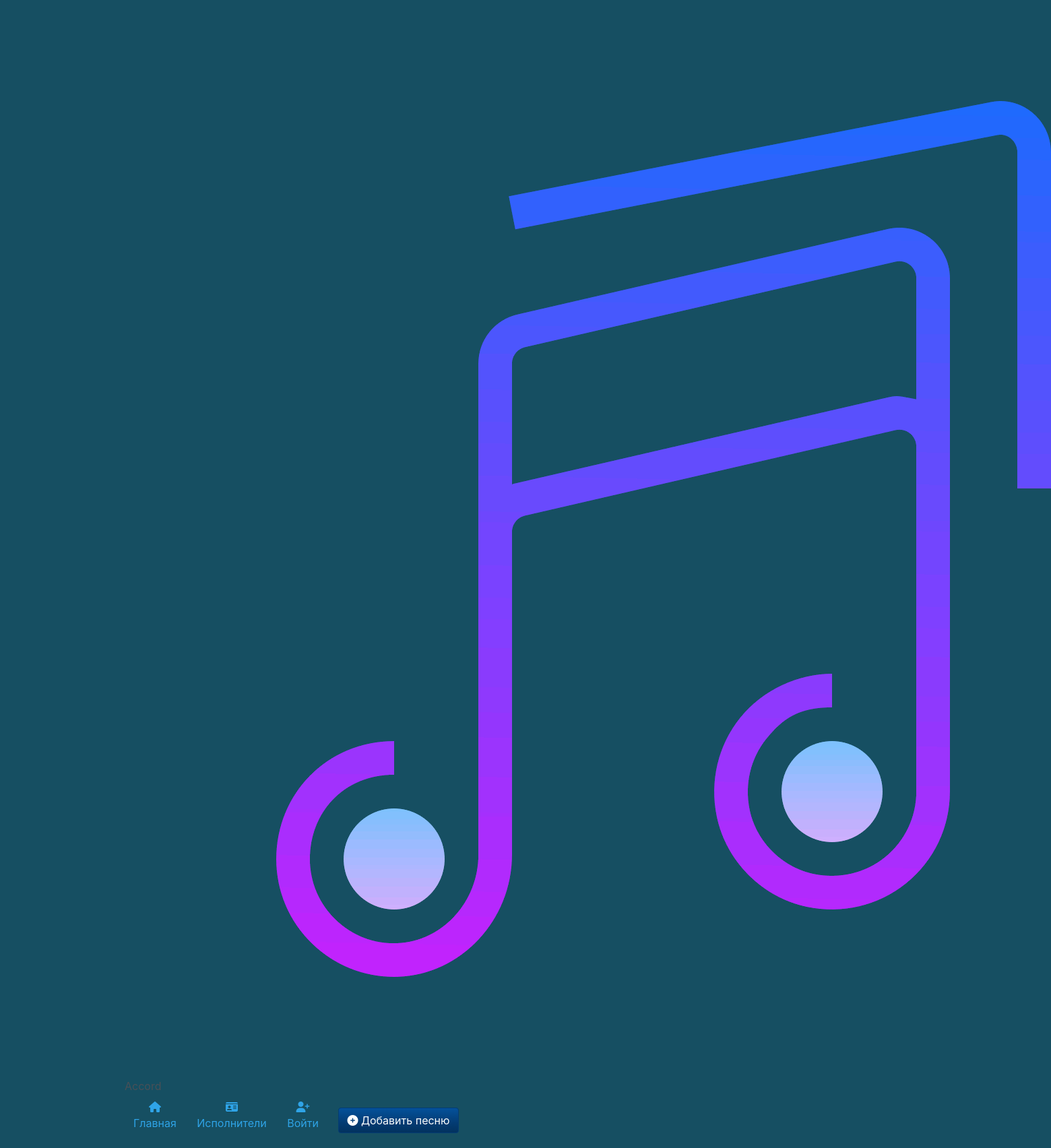
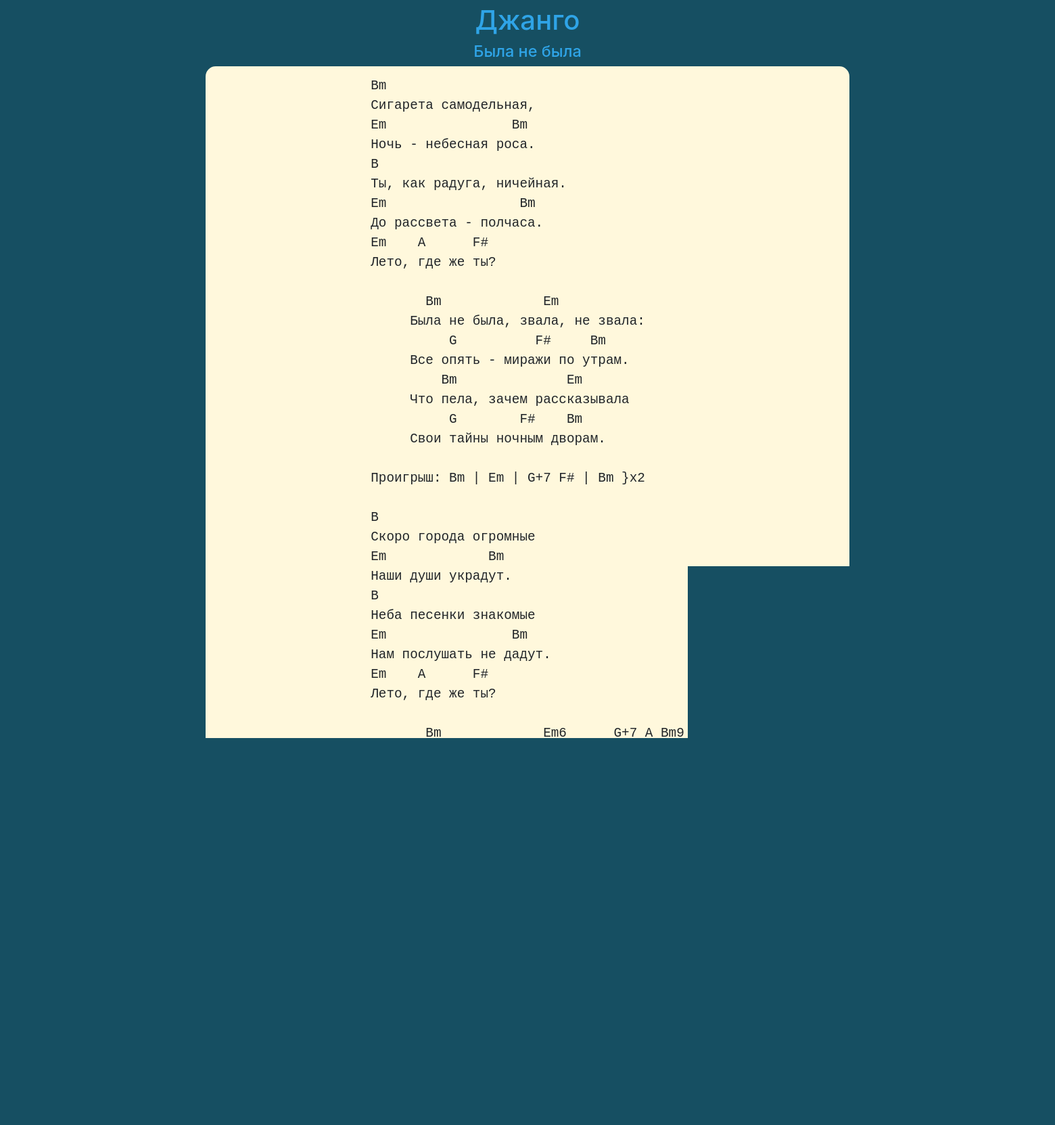
Page /1/45/ (upper part) on the committed database (2 pictures, top to bottom).
### main/models.py (models this page shows, shortened)
class Accord(models.Model):
    artist = models.ForeignKey(Artist, on_delete=models.CASCADE)
    song_title = models.CharField("Название произведения", max_length=150)
    song_text = models.TextField("Аккорды и текст")
    сhords_used =models.CharField("Используемые аккорды", max_length=250)
    link_to_the_video = models.CharField("Ссылка на видео", max_length=250)
    class Meta:
        verbose_name = "Подбор аккордов"
        verbose_name_plural = "Подборы аккордов"

class Artist(models.Model):
    artist_name = models.CharField("Исполнитель", max_length=50)
    class Meta:
        verbose_name = "Артист"
        verbose_name_plural = "Артисты"
    def __str__(self):
        return self.artist_name

### main/views.py (the view)
# urls.py: path('<int:pk_artist>/<int:pk_song>/', views.SongDetailView.as_view(), name='song'),
class SongDetailView(DetailView):
    model = Accord
    pk_url_kwarg = 'pk_song'
    context_object_name = 'song'

### templates/main/accord_detail.html (shortened to what this page needs)
{%extends 'base.html'%}
{%load static%}
{% block content %}
    <div class='container'>
        <div>
            <h1>{{ song.artist }}</h1>
            <h3>{{ song.song_title }}</h3>
        </div>
        <div class="text_block">
            <div class="centring_block">
                <pre>{{ song.song_text }}</pre>
            </div>
        </div>
        <div class='yt_video'>
        </div>
    </div>
{% endblock %}

### static/main/css/main.css (style rules this page uses)
body { background: #164f62; }
h1 { font-size: calc(12px + 20 * ((100vw - 320px) / (1200 - 320))); }
h3 { font-size: calc(8px + 11 * ((100vw - 320px) / (1200 - 320))); }
pre { margin: 0px; }
.text_block { margin: 0px auto; width: 80%; background: cornsilk; border-radius: 15px; }
.centring_block { margin: 15px 0px; display: inline-block; font-size: calc(8px + 10 * ((100vw - 320px) / (1200 - 320))); text-align: left; }
.yt_video { padding-top: 2.5%; margin: 0px auto; }
.container { max-width: 1200px; margin: 0px auto; padding: 0px 5px; }

### rows in the picture
Accord: artist "Джанго", song_title "Была не была", song_text "Bm Сигарета самодельная, Em Bm Ночь - небесная роса. B Ты, как радуга, ничейная. Em Bm До рассвета - полчаса. Em A F# Лето, где же ты? Bm Em Была не была, звала, не звала: G F# Bm Все опять - миражи по утрам. Bm Em Что пела, зачем рассказывала G F# Bm Свои тайны ночным дворам. Проигрыш: Bm | Em | G+7 F# | Bm }x2 B Скоро города огромные Em Bm Наши души украдут. B Неба песенки знакомые Em Bm Нам послушать не дадут. Em A F# Лето, где же ты? Bm Em6 G+7 A Bm9 Была не была, звала, не звала... Bm Em G+7 F#7 Bm Что пела, о ком рассказывала... Проигрыш: Bm | Em | G F#7 | Bm }x2 Bm Em Была не была, звала, не звала: G F# Bm Все опять - миражи по утрам. Bm Em Что пела, зачем рассказывала G F# Bm Em…"
